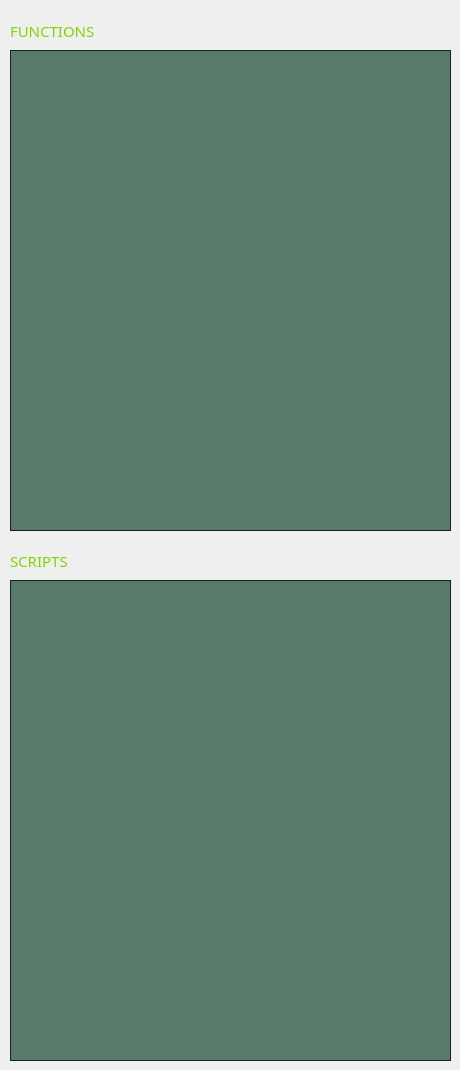
    <widget class="QWidget" name="tab_2">
     <attribute name="title">
      <string>┌Script┐</string>
     </attribute>
     <widget class="QLabel" name="label_name_script">
      <property name="geometry">
       <rect>
        <x>10</x>
        <y>10</y>
        <width>351</width>
        <height>41</height>
       </rect>
      </property>
      <property name="palette">
       <palette>
        <active>
         <colorrole role="WindowText">
          <brush brushstyle="SolidPattern">
           <color alpha="255">
            <red>128</red>
            <green>213</green>
            <blue>0</blue>
           </color>
          </brush>
         </colorrole>
         <colorrole role="Text">
          <brush brushstyle="SolidPattern">
           <color alpha="255">
            <red>0</red>
            <green>0</green>
            <blue>0</blue>
           </color>
          </brush>
         </colorrole>
        </active>
        <inactive>
         <colorrole role="WindowText">
          <brush brushstyle="SolidPattern">
           <color alpha="255">
            <red>128</red>
            <green>213</green>
            <blue>0</blue>
           </color>
          </brush>
         </colorrole>
         <colorrole role="Text">
          <brush brushstyle="SolidPattern">
           <color alpha="255">
            <red>0</red>
            <green>0</green>
            <blue>0</blue>
           </color>
          </brush>
         </colorrole>
        </inactive>
        <disabled>
         <colorrole role="WindowText">
          <brush brushstyle="SolidPattern">
           <color alpha="255">
            <red>120</red>
            <green>120</green>
            <blue>120</blue>
           </color>
          </brush>
         </colorrole>
         <colorrole role="Text">
          <brush brushstyle="SolidPattern">
           <color alpha="255">
            <red>120</red>
            <green>120</green>
            <blue>120</blue>
           </color>
          </brush>
         </colorrole>
        </disabled>
       </palette>
      </property>
      <property name="font">
       <font>
        <family>OCR A Extended</family>
        <pointsize>11</pointsize>
       </font>
      </property>
      <property name="text">
       <string>FUNCTIONS</string>
      </property>
     </widget>
     <widget class="QListWidget" name="listWidget_script">
      <property name="geometry">
       <rect>
        <x>10</x>
        <y>50</y>
        <width>441</width>
        <height>481</height>
       </rect>
      </property>
      <property name="palette">
       <palette>
        <active>
         <colorrole role="Text">
          <brush brushstyle="SolidPattern">
           <color alpha="255">
            <red>149</red>
            <green>255</green>
            <blue>0</blue>
           </color>
          </brush>
         </colorrole>
         <colorrole role="Base">
          <brush brushstyle="SolidPattern">
           <color alpha="190">
            <red>38</red>
            <green>81</green>
            <blue>60</blue>
           </color>
          </brush>
         </colorrole>
         <colorrole role="Window">
          <brush brushstyle="SolidPattern">
           <color alpha="255">
            <red>22</red>
            <green>46</green>
            <blue>34</blue>
           </color>
          </brush>
         </colorrole>
        </active>
        <inactive>
         <colorrole role="Text">
          <brush brushstyle="SolidPattern">
           <color alpha="255">
            <red>149</red>
            <green>255</green>
            <blue>0</blue>
           </color>
          </brush>
         </colorrole>
         <colorrole role="Base">
          <brush brushstyle="SolidPattern">
           <color alpha="190">
            <red>38</red>
            <green>81</green>
            <blue>60</blue>
           </color>
          </brush>
         </colorrole>
         <colorrole role="Window">
          <brush brushstyle="SolidPattern">
           <color alpha="255">
            <red>22</red>
            <green>46</green>
            <blue>34</blue>
           </color>
          </brush>
         </colorrole>
        </inactive>
        <disabled>
         <colorrole role="Text">
          <brush brushstyle="SolidPattern">
           <color alpha="255">
            <red>120</red>
            <green>120</green>
            <blue>120</blue>
           </color>
          </brush>
         </colorrole>
         <colorrole role="Base">
          <brush brushstyle="SolidPattern">
           <color alpha="255">
            <red>22</red>
            <green>46</green>
            <blue>34</blue>
           </color>
          </brush>
         </colorrole>
         <colorrole role="Window">
          <brush brushstyle="SolidPattern">
           <color alpha="255">
            <red>22</red>
            <green>46</green>
            <blue>34</blue>
           </color>
          </brush>
         </colorrole>
        </disabled>
       </palette>
      </property>
      <property name="font">
       <font>
        <family>OCR A Extended</family>
        <pointsize>10</pointsize>
       </font>
      </property>
     </widget>
     <widget class="QListWidget" name="listWidget_script_2">
      <property name="geometry">
       <rect>
        <x>10</x>
        <y>580</y>
        <width>441</width>
        <height>481</height>
       </rect>
      </property>
      <property name="palette">
       <palette>
        <active>
         <colorrole role="Text">
          <brush brushstyle="SolidPattern">
           <color alpha="255">
            <red>149</red>
            <green>255</green>
            <blue>0</blue>
           </color>
          </brush>
         </colorrole>
         <colorrole role="Base">
          <brush brushstyle="SolidPattern">
           <color alpha="190">
            <red>38</red>
            <green>81</green>
            <blue>60</blue>
           </color>
          </brush>
         </colorrole>
         <colorrole role="Window">
          <brush brushstyle="SolidPattern">
           <color alpha="255">
            <red>22</red>
            <green>46</green>
            <blue>34</blue>
           </color>
          </brush>
         </colorrole>
        </active>
        <inactive>
         <colorrole role="Text">
          <brush brushstyle="SolidPattern">
           <color alpha="255">
            <red>149</red>
            <green>255</green>
            <blue>0</blue>
           </color>
          </brush>
         </colorrole>
         <colorrole role="Base">
          <brush brushstyle="SolidPattern">
           <color alpha="190">
            <red>38</red>
            <green>81</green>
            <blue>60</blue>
           </color>
          </brush>
         </colorrole>
         <colorrole role="Window">
          <brush brushstyle="SolidPattern">
           <color alpha="255">
            <red>22</red>
            <green>46</green>
            <blue>34</blue>
           </color>
          </brush>
         </colorrole>
        </inactive>
        <disabled>
         <colorrole role="Text">
          <brush brushstyle="SolidPattern">
           <color alpha="255">
            <red>120</red>
            <green>120</green>
            <blue>120</blue>
           </color>
          </brush>
         </colorrole>
         <colorrole role="Base">
          <brush brushstyle="SolidPattern">
           <color alpha="255">
            <red>22</red>
            <green>46</green>
            <blue>34</blue>
           </color>
          </brush>
         </colorrole>
         <colorrole role="Window">
          <brush brushstyle="SolidPattern">
           <color alpha="255">
            <red>22</red>
            <green>46</green>
            <blue>34</blue>
           </color>
          </brush>
         </colorrole>
        </disabled>
       </palette>
      </property>
      <property name="font">
       <font>
        <family>OCR A Extended</family>
        <pointsize>10</pointsize>
       </font>
      </property>
     </widget>
     <widget class="QLabel" name="label_name_script_2">
      <property name="geometry">
       <rect>
        <x>10</x>
        <y>540</y>
        <width>351</width>
        <height>41</height>
       </rect>
      </property>
      <property name="palette">
       <palette>
        <active>
         <colorrole role="WindowText">
          <brush brushstyle="SolidPattern">
           <color alpha="255">
            <red>128</red>
            <green>213</green>
            <blue>0</blue>
           </color>
          </brush>
         </colorrole>
         <colorrole role="Text">
          <brush brushstyle="SolidPattern">
           <color alpha="255">
            <red>0</red>
            <green>0</green>
            <blue>0</blue>
           </color>
          </brush>
         </colorrole>
        </active>
        <inactive>
         <colorrole role="WindowText">
          <brush brushstyle="SolidPattern">
           <color alpha="255">
            <red>128</red>
            <green>213</green>
            <blue>0</blue>
           </color>
          </brush>
         </colorrole>
         <colorrole role="Text">
          <brush brushstyle="SolidPattern">
           <color alpha="255">
            <red>0</red>
            <green>0</green>
            <blue>0</blue>
           </color>
          </brush>
         </colorrole>
        </inactive>
        <disabled>
         <colorrole role="WindowText">
          <brush brushstyle="SolidPattern">
           <color alpha="255">
            <red>120</red>
            <green>120</green>
            <blue>120</blue>
           </color>
          </brush>
         </colorrole>
         <colorrole role="Text">
          <brush brushstyle="SolidPattern">
           <color alpha="255">
            <red>120</red>
            <green>120</green>
            <blue>120</blue>
           </color>
          </brush>
         </colorrole>
        </disabled>
       </palette>
      </property>
      <property name="font">
       <font>
        <family>OCR A Extended</family>
        <pointsize>11</pointsize>
       </font>
      </property>
      <property name="text">
       <string>SCRIPTS</string>
      </property>
     </widget>
    </widget>
